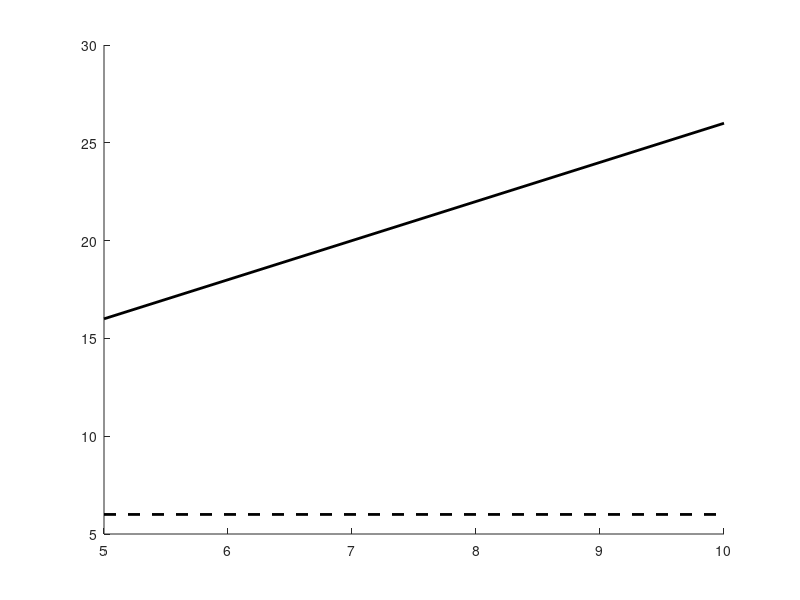

The MATLAB source for this figure: (Note: this script raises an error after producing the figure.)
kmax = [5, 10];

% CCNFDI
CCNFDI_det = 2 + 2 + 2; % deterministic consensus-based blockchain
CCNFDI_prob = 2 + kmax + 2 + 2 + kmax; % probabilistic consensus-based blockchain

% IBC
IBC_det = 2 + 2 + 2;
IBC_prob = 2 + kmax + 2 + 2 + kmax + kmax; % probabilistic consensus-based blockchain

% XCMP
XCMP_det = 2 + 2 + 2 + 2; % deterministic consensus-based blockchain
XCMP_prob = 2 + kmax + 2 + 2 + kmax + 2; % probabilistic consensus-based blockchain

LayerZero_det = 2 + 2 + 2 ; % deterministic consensus-based blockchain
LayerZero_prob = 2 + kmax + 2 + kmax + 2 + kmax; % probabilistic consensus-based blockchain


% Plotting
figure;
hold on;

plot(kmax, CCNFDI_det*ones(size(kmax)), 'k--', 'LineWidth', 2, 'DisplayName', 'Π_{B-CCDI} - deterministic');
plot(kmax, CCNFDI_prob, 'k-', 'LineWidth', 2, 'DisplayName', 'Π_{B-CCDI} - probabilistic');
plot(kmax, CCNFDI_mixed, 'k:', 'LineWidth', 2, 'DisplayName', 'Π_{B-CCDI} - mixed');

plot(kmax, IBC*ones(size(kmax)), 'b:', 'LineWidth', 2, 'DisplayName', 'IBC');

plot(kmax, XCMP_det*ones(size(kmax)), 'g-.', 'LineWidth', 2, 'DisplayName', 'XCMP - deterministic');
plot(kmax, XCMP_prob, 'g-', 'LineWidth', 2, 'DisplayName', 'XCMP - probabilistic');
plot(kmax, XCMP_send_det, 'g:', 'LineWidth', 2, 'DisplayName', 'XCMP - send deterministic');
plot(kmax, XCMP_receive_prob, 'g-.', 'LineWidth', 2, 'DisplayName', 'XCMP - receive probabilistic');

plot(kmax, LayerZero_det*ones(size(kmax)), 'r--', 'LineWidth', 2, 'DisplayName', 'LayerZero - deterministic');
plot(kmax, LayerZero_prob, 'r-', 'LineWidth', 2, 'DisplayName', 'LayerZero - probabilistic');
plot(kmax, LayerZero_send_det, 'r:', 'LineWidth', 2, 'DisplayName', 'LayerZero - send deterministic');
plot(kmax, LayerZero_receive_prob, 'r-.', 'LineWidth', 2, 'DisplayName', 'LayerZero - receive probabilistic');

xlabel('k_{max} (minutes)');
ylabel('Latency cost (minutes)');
title('Latency cost for different blockchain technologies');
legend('show');
hold off;

% Change the Y-axis to logarithmic scale
set(gca, 'YScale', 'log')


